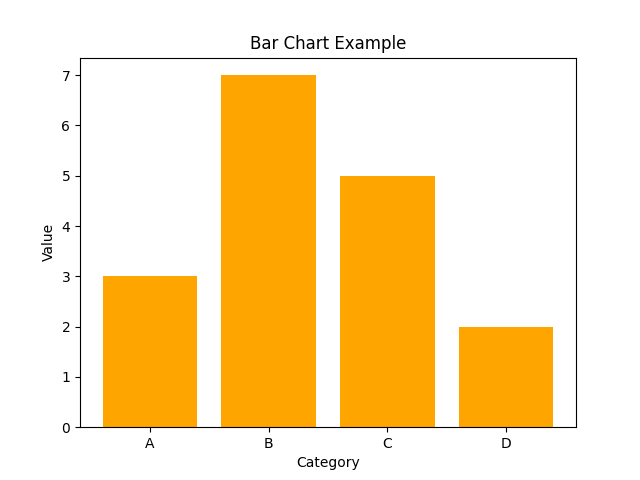

The Python source for this figure:
import matplotlib.pyplot as plt

# Data
categories = ["A", "B", "C", "D"]
values = [3, 7, 5, 2]

plt.bar(categories, values, color="orange")
plt.title("Bar Chart Example")
plt.xlabel("Category")
plt.ylabel("Value")
plt.savefig('barchart.png')
plt.show()
